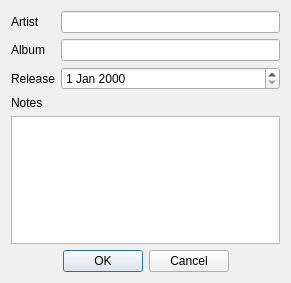
<?xml version="1.0" encoding="UTF-8"?>
<ui version="4.0">
 <class>Editor</class>
 <widget class="QDialog" name="Editor">
  <property name="geometry">
   <rect>
    <x>0</x>
    <y>0</y>
    <width>291</width>
    <height>283</height>
   </rect>
  </property>
  <property name="windowTitle">
   <string>Editor</string>
  </property>
  <layout class="QVBoxLayout" name="verticalLayout">
   <item>
    <layout class="QGridLayout" name="gridLayout">
     <item row="0" column="0">
      <widget class="QLabel" name="label">
       <property name="text">
        <string>Artist</string>
       </property>
      </widget>
     </item>
     <item row="0" column="1">
      <widget class="QLineEdit" name="txtArtist"/>
     </item>
     <item row="1" column="0">
      <widget class="QLabel" name="label_2">
       <property name="text">
        <string>Album</string>
       </property>
      </widget>
     </item>
     <item row="1" column="1">
      <widget class="QLineEdit" name="txtAlbum"/>
     </item>
     <item row="2" column="0">
      <widget class="QLabel" name="label_3">
       <property name="text">
        <string>Release</string>
       </property>
      </widget>
     </item>
     <item row="2" column="1">
      <widget class="QDateEdit" name="deRelease"/>
     </item>
    </layout>
   </item>
   <item>
    <widget class="QLabel" name="label_4">
     <property name="text">
      <string>Notes</string>
     </property>
    </widget>
   </item>
   <item>
    <widget class="QPlainTextEdit" name="txtNote"/>
   </item>
   <item>
    <widget class="QDialogButtonBox" name="buttonBox">
     <property name="standardButtons">
      <set>QDialogButtonBox::Cancel|QDialogButtonBox::Ok</set>
     </property>
     <property name="centerButtons">
      <bool>true</bool>
     </property>
    </widget>
   </item>
  </layout>
 </widget>
 <layoutdefault spacing="6" margin="11"/>
 <resources/>
 <connections/>
</ui>
